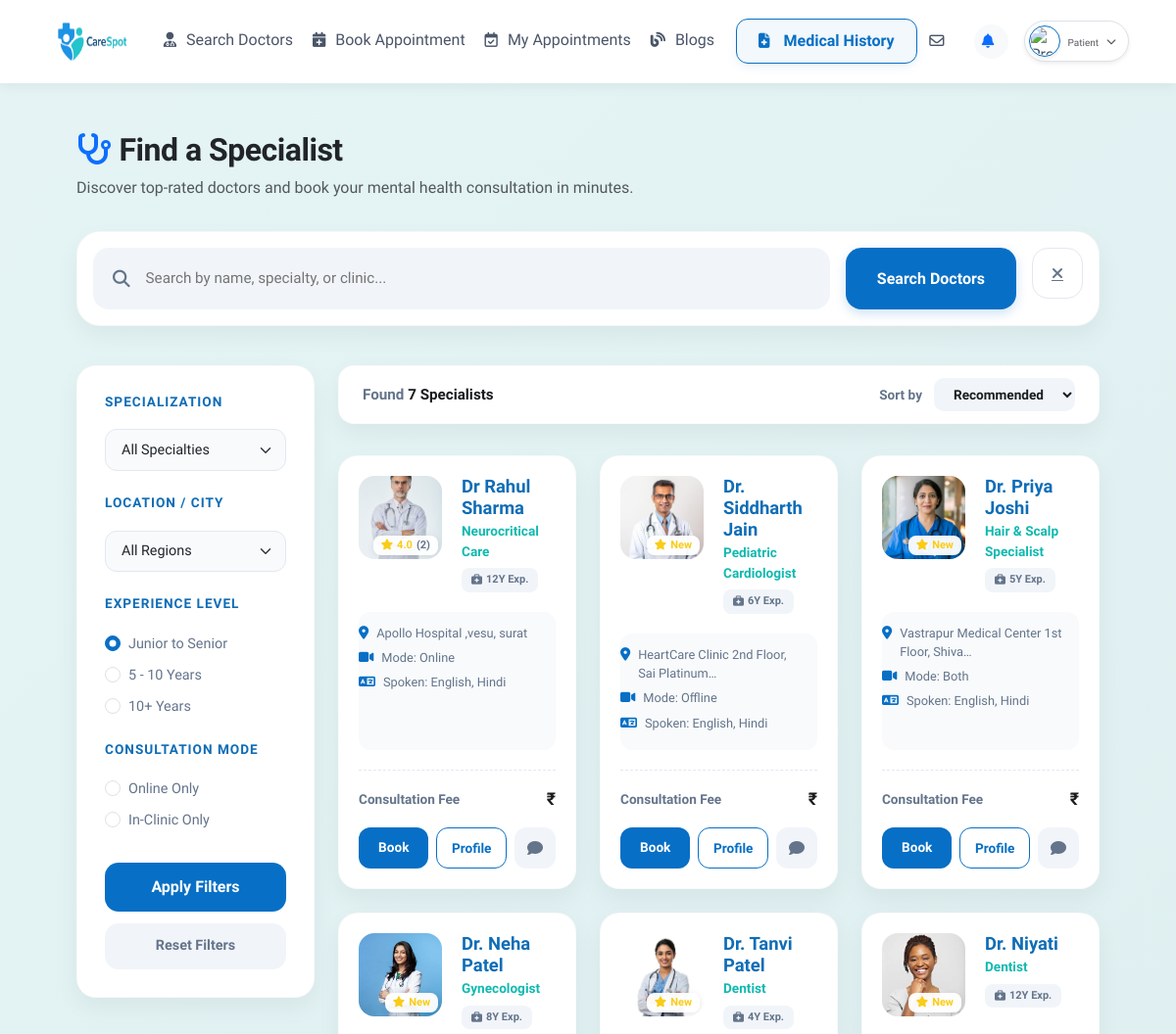
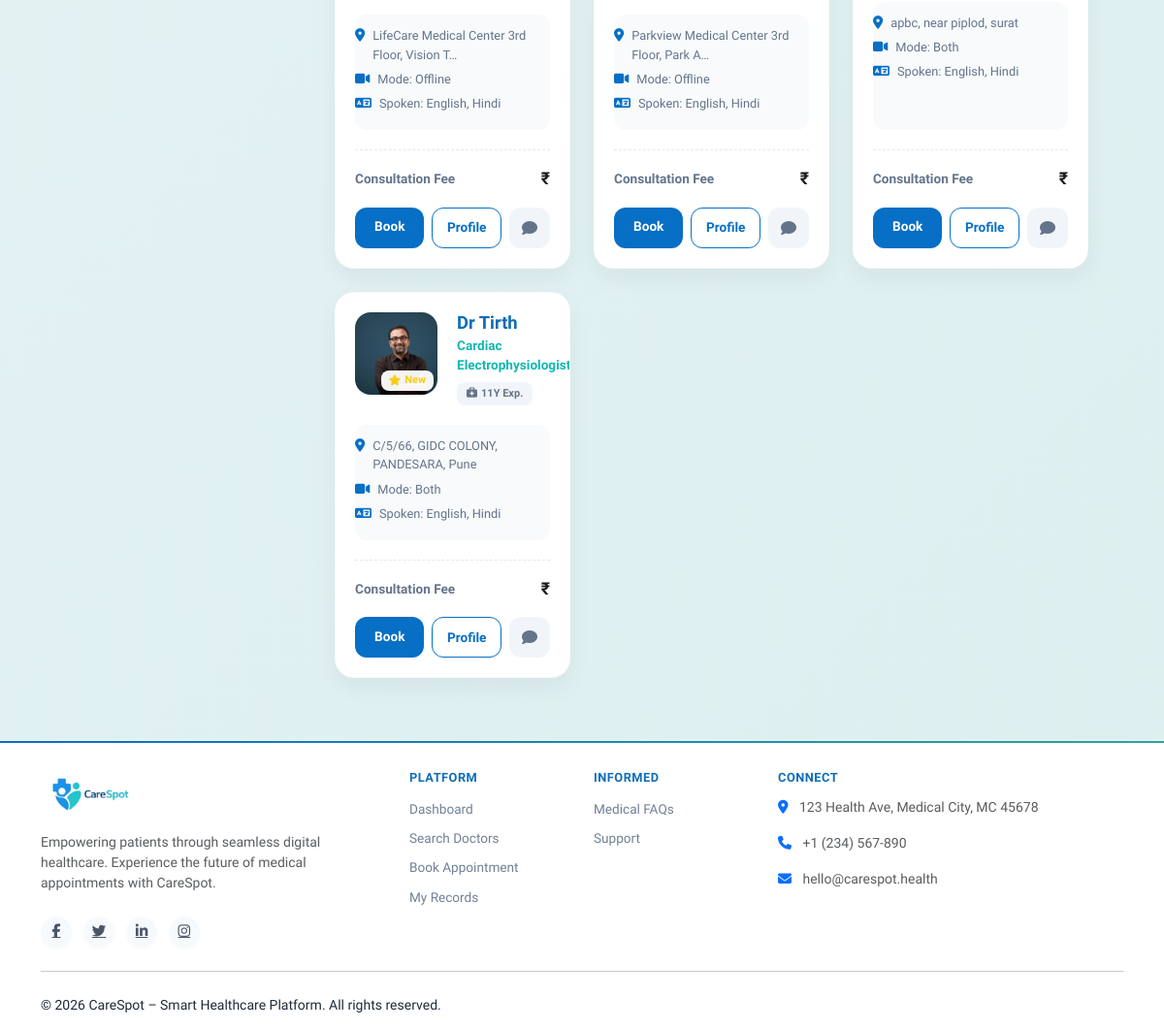
The app's page /patientDoctorsList/ with its own data (2 pictures, top to bottom).
### user/models.py (models this page shows, shortened)
class tblDoctor(models.Model):
    doctorID=models.AutoField(primary_key=True)
    userID=models.ForeignKey(tblUser,on_delete=models.CASCADE)
    displayName=models.TextField(max_length=50)
    displayContact=models.TextField(max_length=15)
    bio=models.TextField(max_length=500)
    subcategoryID=models.ForeignKey(tblSubcategory,on_delete=models.CASCADE)
    displayAddress=models.TextField(max_length=100)
    yearOfExperience=models.IntegerField()
    licenseNo=models.TextField(max_length=50)
    documents=models.FileField(upload_to='doctor_documents/')
    mode=models.IntegerField(default=1)
    consultationFees=models.DecimalField(max_digits=10, decimal_places=2, default=10.00)
    approval_status = models.CharField(max_length=20, default='pending', choices=[('pending', 'Pending'), ('approved', 'Approved'), ('rejected', 'Rejected')])

class tblUser(models.Model):
    userID=models.AutoField(primary_key=True)
    userName=models.TextField(max_length=50)
    password=models.TextField(max_length=10)
    registrationDT=models.DateTimeField(auto_now_add=True)
    profilePic=models.ImageField(upload_to='images/')
    email=models.TextField(max_length=100)
    mobileNumber=models.TextField(max_length=15)
    cityID=models.ForeignKey(tblCity,on_delete=models.CASCADE)
    IsDoctor=models.BooleanField(default=False)
    last_seen=models.DateTimeField(null=True, blank=True)

class tblSubcategory(models.Model):
    subcategoryID=models.AutoField(primary_key=True)
    subcategoryName=models.TextField(max_length=50)
    CategoryID=models.ForeignKey(tblCategory,on_delete=models.CASCADE)

### user/views.py (the view, shortened to what this page needs)
# urls.py: path('patientDoctorsList/',views.patientDoctorsList,name='patientDoctorsList'),
def patientDoctorsList(request):
    search_query = request.GET.get('search_query', '').strip()
    subcategory_id = request.GET.get('subcategory', '').strip()
    city_id = request.GET.get('city', '').strip()
    experience_filter = request.GET.get('experience', '').strip()
    rating_filter = request.GET.get('rating', '').strip()
    mode_filter = request.GET.get('mode', '').strip()
    sort_by = request.GET.get('sort', '').strip()
    doctors = tblDoctor.objects.filter(approval_status='approved')
    if subcategory_id:
        doctors = doctors.filter(subcategoryID=subcategory_id)
    if city_id:
        doctors = doctors.filter(userID__cityID=city_id)
    if mode_filter:
        try:
            doctors = doctors.filter(mode=int(mode_filter))
        except ValueError:
            pass
    doctors = doctors.annotate(
        avg_rating=Avg('tblreview__rating'),
        review_count=Count('tblreview')
    )
    if rating_filter:
        try:
            rating_val = float(rating_filter)
            doctors = doctors.filter(avg_rating__isnull=False, avg_rating__gte=rating_val)
        except ValueError:
            pass
    if sort_by == 'rating':
        doctors = doctors.order_by('-avg_rating')
    elif sort_by == 'experience':
        doctors = doctors.order_by('-yearOfExperience')
    else:
        doctors = doctors.order_by('-avg_rating')
    data = {
        "doctors": doctors,
        "search_query": search_query,
        "subcategories": tblSubcategory.objects.all(),
        "cities": tblCity.objects.all(),
        "selected_subcategory": subcategory_id,
        "selected_city": city_id,
        "selected_experience": experience_filter,
        "selected_rating": rating_filter,
        "selected_mode": mode_filter,
        "selected_sort": sort_by,
    }
    return render(request, 'patient_search_doctors.html', data)

### user/templates/patient_search_doctors.html (shortened to what this page needs)
{% extends 'patient_base.html' %}
{% block content %}
    <div class="container-fluid px-lg-5 py-4">
        <div class="page-header">
            <h2 class="text-dark"><i class="fa-solid fa-stethoscope text-primary me-2"></i>Find a Specialist</h2>
            <p class="text-muted">Discover top-rated doctors and book your mental health consultation in minutes.</p>
        </div>
        <div class="search-container">
            <form method="GET" action="{% url 'patientDoctorsList' %}" class="search-inner-form">
                <div class="search-input-group">
                    <i class="fa-solid fa-magnifying-glass"></i>
                    <input type="text" name="search_query" id="liveSearchInput" placeholder="Search by name, specialty, or clinic..." value="{{ search_query }}" autocomplete="off">
                </div>
                <button type="submit" class="search-btn">Search Doctors</button>
                <a href="{% url 'patientDoctorsList' %}" class="clear-search-btn" title="Clear Search">
                    <i class="fa-solid fa-xmark"></i>
                </a>
            </form>
        </div>
        <div class="row g-4">
            <div class="col-lg-3">
                <div class="filter-panel">
                    <form method="GET" action="{% url 'patientDoctorsList' %}">
                        <div class="filter-section mb-4">
                            <h6 class="filter-section-title">Specialization</h6>
                            <select class="form-select" name="subcategory">
                                <option value="">All Specialties</option>
                            </select>
                        </div>
                        <div class="filter-section mb-4">
                            <h6 class="filter-section-title">Location / City</h6>
                            <select class="form-select" name="city">
                                <option value="">All Regions</option>
                            </select>
                        </div>
                        <div class="filter-section mb-4">
                            <h6 class="filter-section-title">Experience Level</h6>
                            <div class="form-check mb-2">
                                <input class="form-check-input" type="radio" name="experience" value="" id="exp_all" {% if not selected_experience %}checked{% endif %}>
                                <label class="form-check-label" for="exp_all">Junior to Senior</label>
                            </div>
                            <div class="form-check mb-2">
                                <input class="form-check-input" type="radio" name="experience" value="5-10" id="exp_5" {% if selected_experience == '5-10' %}checked{% endif %}>
                                <label class="form-check-label" for="exp_5">5 - 10 Years</label>
                            </div>
                            <div class="form-check mb-2">
                                <input class="form-check-input" type="radio" name="experience" value="10+" id="exp_10" {% if selected_experience == '10+' %}checked{% endif %}>
                                <label class="form-check-label" for="exp_10">10+ Years</label>
                            </div>
                        </div>
                        <div class="filter-section mb-4">
                            <h6 class="filter-section-title">Consultation Mode</h6>
                            <div class="form-check mb-2">
                                <input class="form-check-input" type="radio" name="mode" value="1" id="mode_online" {% if selected_mode == '1' %}selected{% endif %}>
                                <label class="form-check-label" for="mode_online">Online Only</label>
                            </div>
                            <div class="form-check mb-2">
                                <input class="form-check-input" type="radio" name="mode" value="2" id="mode_offline" {% if selected_mode == '2' %}selected{% endif %}>
                                <label class="form-check-label" for="mode_offline">In-Clinic Only</label>
                            </div>
                        </div>
                        <div class="pt-2">
                            <button type="submit" class="apply-filter-btn">Apply Filters</button>
                            <a href="{% url 'patientDoctorsList' %}" class="reset-filter-btn">Reset Filters</a>
                        </div>
                    </form>
                </div>
            </div>
            <div class="col-lg-9">
                <div class="sorting-bar">
                    <div class="result-count">
                        Found <strong><span id="doctorCount">{{ doctors|length }}</span> Specialist{{ doctors|pluralize }}</strong>
                    </div>
                    <div class="sort-select-wrapper">
                        <span>Sort by</span>
                        <select class="sort-select" onchange="applySort(this.value)">
                            <option value="recommended" {% if selected_sort == 'recommended' or not selected_sort %}selected{% endif %}>Recommended</option>
                        </select>
                    </div>
                </div>
                <div class="row g-4" id="doctorGrid">
                    {% for doc in doctors %}
                    <div class="col-md-6 col-xl-4 doctor-card-wrapper"
                         data-name="{{ doc.displayName|lower }}"
                         data-specialization="{{ doc.subcategoryID.subcategoryName|lower }}"
                         data-city="{{ doc.userID.cityID.cityName|lower }}"
                         data-address="{{ doc.displayAddress|lower }}">
                        <div class="doctor-card">
                            <div class="doctor-card-header">
                                <div class="doctor-card-img">
                                    {% if doc.userID.profilePic %}
                                    <img src="{{ doc.userID.profilePic.url }}" alt="{{ doc.displayName }}">
                                    {% else %}
                                    <img src="https://ui-avatars.com/api/?name={{ doc.displayName }}&background=076FC5&color=fff" alt="{{ doc.displayName }}">
                                    {% endif %}
                                    <div class="rating-badge">
                                        <i class="fa-solid fa-star"></i>
                                        {% if doc.review_count > 0 %}
                                            {{ doc.avg_rating|floatformat:1 }} <span style="color: #64748B; font-weight: 600;">({{ doc.review_count }})</span>
                                        {% else %}
                                            New
                                        {% endif %}
                                    </div>
                                </div>
                                <div class="doctor-card-info">
                                    <h3 class="doctor-name">{{ doc.displayName }}</h3>
                                    <p class="doctor-specialty">{{ doc.subcategoryID.subcategoryName }}</p>
                                    <div class="doctor-meta-tag">
                                        <i class="fa-solid fa-briefcase-medical"></i>
                                        {{ doc.yearOfExperience }}Y Exp.
                                    </div>
                                </div>
                            </div>
                            <ul class="card-details-list">
                                <li>
                                    <i class="fa-solid fa-location-dot"></i>
                                    {{ doc.displayAddress|truncatechars:45 }}
                                </li>
                                <li>
                                    <i class="fa-solid fa-video"></i>
                                    Mode: {% if doc.mode == 1 %}Online{% elif doc.mode == 2 %}Offline{% else %}Both{% endif %}
                                </li>
                                <li>
                                    <i class="fa-solid fa-language"></i>
                                    Spoken: English, Hindi
                                </li>
                            </ul>
                            <div class="card-footer-custom">
                                <div class="fee-row">
                                    <span class="fee-label">Consultation Fee</span>
                                    <span class="fee-value">₹{{ doc.consultationFee }}</span>
                                </div>
                                <div class="action-group">
                                    <a href="{% url 'patientAppointments' %}?doctor_id={{ doc.doctorID }}" class="btn-action-primary">Book</a>
                                    <a href="{% url 'viewDoctorProfile' doc.doctorID %}" class="btn-action-outline">Profile</a>
                                    <a href="{% url 'patientMessages' %}?partner={{ doc.userID.userID }}" class="btn-action-icon" title="Message"><i class="fa-solid fa-comment"></i></a>
                                </div>
                            </div>
                        </div>
                    </div>
                    {% endfor %}
                </div>
            </div>
        </div>
    </div>
{% endblock %}

### user/static/css/carespot-theme.css (style rules this page uses)
:root { --primary-color: #0F6DB6; --primary-dark: #0A5FA1; --secondary-color: #23B6B3; --accent-color: #3ED1C8; --background-color: #F4FAFB; --card-color: #FFFFFF; --text-color: #1E2A38; }
body { background-color: var(--background-color) !important; color: var(--text-color) !important; }
h1, h2, h3, h4, h5, h6, .h1, .h2, .h3, .h4, .h5, .h6 { color: #0F6DB6 !important; }
a { color: var(--primary-color); }
.text-primary { color: var(--primary-color) !important; }

### records on screen
tblDoctor: userID.profilePic (picture), avg_rating "4.0", review_count "2", displayName "Dr Rahul Sharma", subcategoryID.subcategoryName "Neurocritical Care", yearOfExperience "12", displayAddress "Apollo Hospital ,vesu, surat", mode "Online"
tblDoctor: userID.profilePic (picture), shows "New", displayName "Dr. Siddharth Jain", subcategoryID.subcategoryName "Pediatric Cardiologist", yearOfExperience "6", displayAddress "HeartCare Clinic 2nd Floor, Sai Platinum…", mode "Offline"
tblDoctor: userID.profilePic (picture), shows "New", displayName "Dr. Priya Joshi", subcategoryID.subcategoryName "Hair & Scalp Specialist", yearOfExperience "5", displayAddress "Vastrapur Medical Center 1st Floor, Shiva…", mode "Both"
tblDoctor: userID.profilePic (picture), shows "New", displayName "Dr. Neha Patel", subcategoryID.subcategoryName "Gynecologist", yearOfExperience "8", displayAddress "LifeCare Medical Center 3rd Floor, Vision T…", mode "Offline"
tblDoctor: userID.profilePic (picture), shows "New", displayName "Dr. Tanvi Patel", subcategoryID.subcategoryName "Dentist", yearOfExperience "4", displayAddress "Parkview Medical Center 3rd Floor, Park A…", mode "Offline"
tblDoctor: userID.profilePic (picture), shows "New", displayName "Dr. Niyati", subcategoryID.subcategoryName "Dentist", yearOfExperience "12", displayAddress "apbc, near piplod, surat", mode "Both"
tblDoctor: userID.profilePic (picture), shows "New", displayName "Dr Tirth", subcategoryID.subcategoryName "Cardiac Electrophysiologist", yearOfExperience "11", displayAddress "C/5/66, GIDC COLONY, PANDESARA, Pune", mode "Both"

### other values on screen
{{ doctors|length }} "7"
